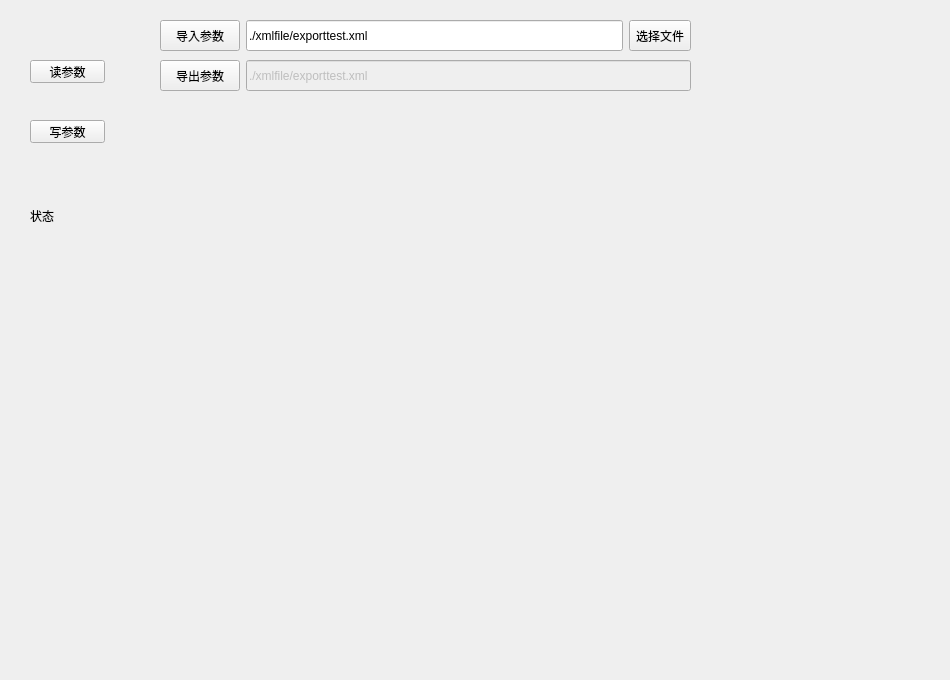
     <widget class="QWidget" name="tab_8">
      <attribute name="title">
       <string>参数读写</string>
      </attribute>
      <widget class="QWidget" name="widget_Algorithm" native="true">
       <property name="geometry">
        <rect>
         <x>160</x>
         <y>110</y>
         <width>781</width>
         <height>561</height>
        </rect>
       </property>
      </widget>
      <widget class="QPushButton" name="pushButton_4">
       <property name="geometry">
        <rect>
         <x>30</x>
         <y>120</y>
         <width>75</width>
         <height>23</height>
        </rect>
       </property>
       <property name="text">
        <string>写参数</string>
       </property>
      </widget>
      <widget class="QPushButton" name="pushButton_6">
       <property name="geometry">
        <rect>
         <x>30</x>
         <y>60</y>
         <width>75</width>
         <height>23</height>
        </rect>
       </property>
       <property name="text">
        <string>读参数</string>
       </property>
      </widget>
      <widget class="QWidget" name="layoutWidget">
       <property name="geometry">
        <rect>
         <x>160</x>
         <y>20</y>
         <width>531</width>
         <height>31</height>
        </rect>
       </property>
       <layout class="QHBoxLayout" name="horizontalLayout_33">
        <item>
         <widget class="QPushButton" name="pushButton_import">
          <property name="sizePolicy">
           <sizepolicy hsizetype="Minimum" vsizetype="Preferred">
            <horstretch>0</horstretch>
            <verstretch>0</verstretch>
           </sizepolicy>
          </property>
          <property name="text">
           <string>导入参数</string>
          </property>
         </widget>
        </item>
        <item>
         <widget class="QLineEdit" name="lineEdit">
          <property name="enabled">
           <bool>true</bool>
          </property>
          <property name="sizePolicy">
           <sizepolicy hsizetype="Expanding" vsizetype="Preferred">
            <horstretch>0</horstretch>
            <verstretch>0</verstretch>
           </sizepolicy>
          </property>
          <property name="text">
           <string>./xmlfile/exporttest.xml</string>
          </property>
         </widget>
        </item>
        <item>
         <widget class="QToolButton" name="toolButton">
          <property name="sizePolicy">
           <sizepolicy hsizetype="Fixed" vsizetype="Preferred">
            <horstretch>0</horstretch>
            <verstretch>0</verstretch>
           </sizepolicy>
          </property>
          <property name="text">
           <string>选择文件</string>
          </property>
         </widget>
        </item>
       </layout>
      </widget>
      <widget class="QLabel" name="label_state_setPara">
       <property name="geometry">
        <rect>
         <x>30</x>
         <y>180</y>
         <width>81</width>
         <height>71</height>
        </rect>
       </property>
       <property name="text">
        <string>状态</string>
       </property>
      </widget>
      <widget class="QWidget" name="layoutWidget_3">
       <property name="geometry">
        <rect>
         <x>160</x>
         <y>60</y>
         <width>531</width>
         <height>31</height>
        </rect>
       </property>
       <layout class="QHBoxLayout" name="horizontalLayout_34">
        <item>
         <widget class="QPushButton" name="pushButton_export">
          <property name="sizePolicy">
           <sizepolicy hsizetype="Minimum" vsizetype="Preferred">
            <horstretch>0</horstretch>
            <verstretch>0</verstretch>
           </sizepolicy>
          </property>
          <property name="text">
           <string>导出参数</string>
          </property>
         </widget>
        </item>
        <item>
         <widget class="QLineEdit" name="lineEdit_2">
          <property name="enabled">
           <bool>false</bool>
          </property>
          <property name="sizePolicy">
           <sizepolicy hsizetype="Expanding" vsizetype="Preferred">
            <horstretch>0</horstretch>
            <verstretch>0</verstretch>
           </sizepolicy>
          </property>
          <property name="text">
           <string>./xmlfile/exporttest.xml</string>
          </property>
         </widget>
        </item>
       </layout>
      </widget>
     </widget>
